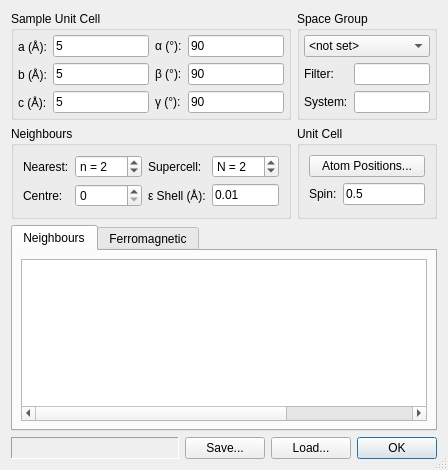
<?xml version="1.0" encoding="UTF-8"?>
<ui version="4.0">
 <class>DispDlg</class>
 <widget class="QDialog" name="DispDlg">
  <property name="geometry">
   <rect>
    <x>0</x>
    <y>0</y>
    <width>448</width>
    <height>470</height>
   </rect>
  </property>
  <property name="windowTitle">
   <string>Dispersion Relations</string>
  </property>
  <property name="sizeGripEnabled">
   <bool>true</bool>
  </property>
  <layout class="QGridLayout" name="gridLayout_4">
   <item row="0" column="0">
    <widget class="QGroupBox" name="groupBox">
     <property name="sizePolicy">
      <sizepolicy hsizetype="Preferred" vsizetype="Preferred">
       <horstretch>2</horstretch>
       <verstretch>0</verstretch>
      </sizepolicy>
     </property>
     <property name="title">
      <string>Sample Unit Cell</string>
     </property>
     <layout class="QGridLayout" name="gridLayout">
      <property name="margin">
       <number>4</number>
      </property>
      <item row="0" column="0">
       <widget class="QLabel" name="label_3">
        <property name="text">
         <string>a (Å):</string>
        </property>
       </widget>
      </item>
      <item row="0" column="1">
       <widget class="QLineEdit" name="editA">
        <property name="text">
         <string>5</string>
        </property>
       </widget>
      </item>
      <item row="0" column="2">
       <widget class="QLabel" name="label_6">
        <property name="text">
         <string>α (°):</string>
        </property>
       </widget>
      </item>
      <item row="0" column="3">
       <widget class="QLineEdit" name="editAlpha">
        <property name="text">
         <string>90</string>
        </property>
       </widget>
      </item>
      <item row="1" column="0">
       <widget class="QLabel" name="label_4">
        <property name="text">
         <string>b (Å):</string>
        </property>
       </widget>
      </item>
      <item row="1" column="1">
       <widget class="QLineEdit" name="editB">
        <property name="text">
         <string>5</string>
        </property>
       </widget>
      </item>
      <item row="1" column="2">
       <widget class="QLabel" name="label_7">
        <property name="text">
         <string>β (°):</string>
        </property>
       </widget>
      </item>
      <item row="1" column="3">
       <widget class="QLineEdit" name="editBeta">
        <property name="text">
         <string>90</string>
        </property>
       </widget>
      </item>
      <item row="2" column="0">
       <widget class="QLabel" name="label_5">
        <property name="text">
         <string>c (Å):</string>
        </property>
       </widget>
      </item>
      <item row="2" column="1">
       <widget class="QLineEdit" name="editC">
        <property name="text">
         <string>5</string>
        </property>
       </widget>
      </item>
      <item row="2" column="2">
       <widget class="QLabel" name="label_8">
        <property name="text">
         <string>γ (°):</string>
        </property>
       </widget>
      </item>
      <item row="2" column="3">
       <widget class="QLineEdit" name="editGamma">
        <property name="text">
         <string>90</string>
        </property>
       </widget>
      </item>
     </layout>
    </widget>
   </item>
   <item row="0" column="1">
    <widget class="QGroupBox" name="groupBox_2">
     <property name="sizePolicy">
      <sizepolicy hsizetype="Preferred" vsizetype="Preferred">
       <horstretch>1</horstretch>
       <verstretch>0</verstretch>
      </sizepolicy>
     </property>
     <property name="title">
      <string>Space Group</string>
     </property>
     <layout class="QGridLayout" name="gridLayout_7">
      <property name="margin">
       <number>4</number>
      </property>
      <item row="0" column="0" colspan="2">
       <widget class="QComboBox" name="comboSpaceGroups">
        <property name="sizePolicy">
         <sizepolicy hsizetype="Expanding" vsizetype="Fixed">
          <horstretch>0</horstretch>
          <verstretch>0</verstretch>
         </sizepolicy>
        </property>
        <item>
         <property name="text">
          <string>&lt;not set&gt;</string>
         </property>
        </item>
       </widget>
      </item>
      <item row="1" column="0">
       <widget class="QLabel" name="label_22">
        <property name="sizePolicy">
         <sizepolicy hsizetype="Minimum" vsizetype="Fixed">
          <horstretch>0</horstretch>
          <verstretch>0</verstretch>
         </sizepolicy>
        </property>
        <property name="text">
         <string>Filter:</string>
        </property>
       </widget>
      </item>
      <item row="1" column="1">
       <widget class="QLineEdit" name="editSpaceGroupsFilter">
        <property name="sizePolicy">
         <sizepolicy hsizetype="Expanding" vsizetype="Fixed">
          <horstretch>0</horstretch>
          <verstretch>0</verstretch>
         </sizepolicy>
        </property>
       </widget>
      </item>
      <item row="2" column="0">
       <widget class="QLabel" name="label_18">
        <property name="sizePolicy">
         <sizepolicy hsizetype="Minimum" vsizetype="Preferred">
          <horstretch>0</horstretch>
          <verstretch>0</verstretch>
         </sizepolicy>
        </property>
        <property name="text">
         <string>System:</string>
        </property>
       </widget>
      </item>
      <item row="2" column="1">
       <widget class="QLineEdit" name="editCrystalSystem">
        <property name="readOnly">
         <bool>true</bool>
        </property>
       </widget>
      </item>
     </layout>
    </widget>
   </item>
   <item row="1" column="0">
    <widget class="QGroupBox" name="groupBox_3">
     <property name="sizePolicy">
      <sizepolicy hsizetype="Preferred" vsizetype="Preferred">
       <horstretch>2</horstretch>
       <verstretch>0</verstretch>
      </sizepolicy>
     </property>
     <property name="title">
      <string>Neighbours</string>
     </property>
     <layout class="QGridLayout" name="gridLayout_2">
      <item row="1" column="0">
       <widget class="QLabel" name="label_9">
        <property name="text">
         <string>Centre:</string>
        </property>
       </widget>
      </item>
      <item row="0" column="2">
       <widget class="QLabel" name="label">
        <property name="text">
         <string>Supercell:</string>
        </property>
       </widget>
      </item>
      <item row="0" column="3">
       <widget class="QSpinBox" name="spinSC">
        <property name="sizePolicy">
         <sizepolicy hsizetype="Expanding" vsizetype="Fixed">
          <horstretch>1</horstretch>
          <verstretch>0</verstretch>
         </sizepolicy>
        </property>
        <property name="toolTip">
         <string>Size of Super Cell</string>
        </property>
        <property name="prefix">
         <string>N = </string>
        </property>
        <property name="value">
         <number>2</number>
        </property>
       </widget>
      </item>
      <item row="0" column="0">
       <widget class="QLabel" name="label_2">
        <property name="text">
         <string>Nearest:</string>
        </property>
       </widget>
      </item>
      <item row="0" column="1">
       <widget class="QSpinBox" name="spinNN">
        <property name="sizePolicy">
         <sizepolicy hsizetype="Expanding" vsizetype="Fixed">
          <horstretch>1</horstretch>
          <verstretch>0</verstretch>
         </sizepolicy>
        </property>
        <property name="toolTip">
         <string>Number of nearest neighbours</string>
        </property>
        <property name="prefix">
         <string>n = </string>
        </property>
        <property name="value">
         <number>2</number>
        </property>
       </widget>
      </item>
      <item row="1" column="1">
       <widget class="QSpinBox" name="spinCentreIdx">
        <property name="sizePolicy">
         <sizepolicy hsizetype="Minimum" vsizetype="Fixed">
          <horstretch>1</horstretch>
          <verstretch>0</verstretch>
         </sizepolicy>
        </property>
        <property name="toolTip">
         <string>Index of Centre Atom</string>
        </property>
       </widget>
      </item>
      <item row="1" column="2">
       <widget class="QLabel" name="label_11">
        <property name="text">
         <string>ε Shell (Å):</string>
        </property>
       </widget>
      </item>
      <item row="1" column="3">
       <widget class="QLineEdit" name="editEpsShell">
        <property name="sizePolicy">
         <sizepolicy hsizetype="Expanding" vsizetype="Fixed">
          <horstretch>1</horstretch>
          <verstretch>0</verstretch>
         </sizepolicy>
        </property>
        <property name="toolTip">
         <string>Size of the Epsilon Shell for Nearest Neighbours</string>
        </property>
        <property name="text">
         <string>0.01</string>
        </property>
       </widget>
      </item>
     </layout>
    </widget>
   </item>
   <item row="1" column="1">
    <widget class="QGroupBox" name="groupBox_5">
     <property name="sizePolicy">
      <sizepolicy hsizetype="Preferred" vsizetype="Preferred">
       <horstretch>1</horstretch>
       <verstretch>0</verstretch>
      </sizepolicy>
     </property>
     <property name="title">
      <string>Unit Cell</string>
     </property>
     <layout class="QGridLayout" name="gridLayout_5">
      <item row="0" column="0" colspan="2">
       <widget class="QPushButton" name="btnAtoms">
        <property name="text">
         <string>Atom Positions...</string>
        </property>
       </widget>
      </item>
      <item row="1" column="0">
       <widget class="QLabel" name="label_10">
        <property name="text">
         <string>Spin:</string>
        </property>
       </widget>
      </item>
      <item row="1" column="1">
       <widget class="QLineEdit" name="editS">
        <property name="text">
         <string>0.5</string>
        </property>
       </widget>
      </item>
     </layout>
    </widget>
   </item>
   <item row="2" column="0" colspan="2">
    <widget class="QTabWidget" name="tabWidget">
     <property name="currentIndex">
      <number>0</number>
     </property>
     <widget class="QWidget" name="tabNN">
      <attribute name="title">
       <string>Neighbours</string>
      </attribute>
      <layout class="QGridLayout" name="gridLayout_6">
       <property name="margin">
        <number>8</number>
       </property>
       <item row="0" column="0">
        <widget class="QTableWidget" name="tableNN">
         <property name="alternatingRowColors">
          <bool>true</bool>
         </property>
         <property name="sortingEnabled">
          <bool>true</bool>
         </property>
         <attribute name="horizontalHeaderVisible">
          <bool>false</bool>
         </attribute>
         <attribute name="verticalHeaderVisible">
          <bool>false</bool>
         </attribute>
         <column>
          <property name="text">
           <string>Order</string>
          </property>
         </column>
         <column>
          <property name="text">
           <string>Atom</string>
          </property>
         </column>
         <column>
          <property name="text">
           <string>x (Å)</string>
          </property>
         </column>
         <column>
          <property name="text">
           <string>y (Å)</string>
          </property>
         </column>
         <column>
          <property name="text">
           <string>z (Å)</string>
          </property>
         </column>
         <column>
          <property name="text">
           <string>Dist. (Å)</string>
          </property>
         </column>
        </widget>
       </item>
      </layout>
     </widget>
     <widget class="QWidget" name="tabFerro">
      <attribute name="title">
       <string>Ferromagnetic</string>
      </attribute>
      <layout class="QGridLayout" name="gridLayout_8">
       <property name="margin">
        <number>8</number>
       </property>
       <item row="0" column="0">
        <widget class="QwtPlot" name="plotFerro">
         <property name="sizePolicy">
          <sizepolicy hsizetype="Preferred" vsizetype="Preferred">
           <horstretch>3</horstretch>
           <verstretch>0</verstretch>
          </sizepolicy>
         </property>
        </widget>
       </item>
      </layout>
     </widget>
    </widget>
   </item>
   <item row="3" column="0" colspan="2">
    <widget class="QFrame" name="frame_4">
     <layout class="QGridLayout" name="gridLayout_3">
      <property name="margin">
       <number>0</number>
      </property>
      <item row="0" column="0">
       <widget class="QLabel" name="labStatus">
        <property name="sizePolicy">
         <sizepolicy hsizetype="Expanding" vsizetype="Preferred">
          <horstretch>1</horstretch>
          <verstretch>0</verstretch>
         </sizepolicy>
        </property>
        <property name="frameShape">
         <enum>QFrame::Panel</enum>
        </property>
        <property name="frameShadow">
         <enum>QFrame::Sunken</enum>
        </property>
        <property name="text">
         <string/>
        </property>
       </widget>
      </item>
      <item row="0" column="1">
       <widget class="QPushButton" name="btnSave">
        <property name="sizePolicy">
         <sizepolicy hsizetype="Fixed" vsizetype="Preferred">
          <horstretch>0</horstretch>
          <verstretch>0</verstretch>
         </sizepolicy>
        </property>
        <property name="text">
         <string>Save...</string>
        </property>
       </widget>
      </item>
      <item row="0" column="2">
       <widget class="QPushButton" name="btnLoad">
        <property name="sizePolicy">
         <sizepolicy hsizetype="Fixed" vsizetype="Preferred">
          <horstretch>0</horstretch>
          <verstretch>0</verstretch>
         </sizepolicy>
        </property>
        <property name="text">
         <string>Load...</string>
        </property>
       </widget>
      </item>
      <item row="0" column="3">
       <widget class="QDialogButtonBox" name="buttonBox">
        <property name="sizePolicy">
         <sizepolicy hsizetype="Preferred" vsizetype="Fixed">
          <horstretch>0</horstretch>
          <verstretch>0</verstretch>
         </sizepolicy>
        </property>
        <property name="orientation">
         <enum>Qt::Horizontal</enum>
        </property>
        <property name="standardButtons">
         <set>QDialogButtonBox::Ok</set>
        </property>
       </widget>
      </item>
     </layout>
    </widget>
   </item>
  </layout>
 </widget>
 <customwidgets>
  <customwidget>
   <class>QwtPlot</class>
   <extends>QFrame</extends>
   <header>qwt_plot.h</header>
  </customwidget>
 </customwidgets>
 <tabstops>
  <tabstop>editA</tabstop>
  <tabstop>editB</tabstop>
  <tabstop>editC</tabstop>
  <tabstop>editAlpha</tabstop>
  <tabstop>editBeta</tabstop>
  <tabstop>editGamma</tabstop>
  <tabstop>comboSpaceGroups</tabstop>
  <tabstop>editSpaceGroupsFilter</tabstop>
  <tabstop>editCrystalSystem</tabstop>
  <tabstop>spinNN</tabstop>
  <tabstop>spinCentreIdx</tabstop>
  <tabstop>spinSC</tabstop>
  <tabstop>editEpsShell</tabstop>
  <tabstop>btnAtoms</tabstop>
  <tabstop>editS</tabstop>
  <tabstop>tabWidget</tabstop>
  <tabstop>tableNN</tabstop>
  <tabstop>btnSave</tabstop>
  <tabstop>btnLoad</tabstop>
  <tabstop>buttonBox</tabstop>
 </tabstops>
 <resources/>
 <connections>
  <connection>
   <sender>buttonBox</sender>
   <signal>accepted()</signal>
   <receiver>DispDlg</receiver>
   <slot>accept()</slot>
   <hints>
    <hint type="sourcelabel">
     <x>424</x>
     <y>455</y>
    </hint>
    <hint type="destinationlabel">
     <x>224</x>
     <y>238</y>
    </hint>
   </hints>
  </connection>
  <connection>
   <sender>buttonBox</sender>
   <signal>rejected()</signal>
   <receiver>DispDlg</receiver>
   <slot>reject()</slot>
   <hints>
    <hint type="sourcelabel">
     <x>424</x>
     <y>455</y>
    </hint>
    <hint type="destinationlabel">
     <x>224</x>
     <y>238</y>
    </hint>
   </hints>
  </connection>
 </connections>
</ui>
